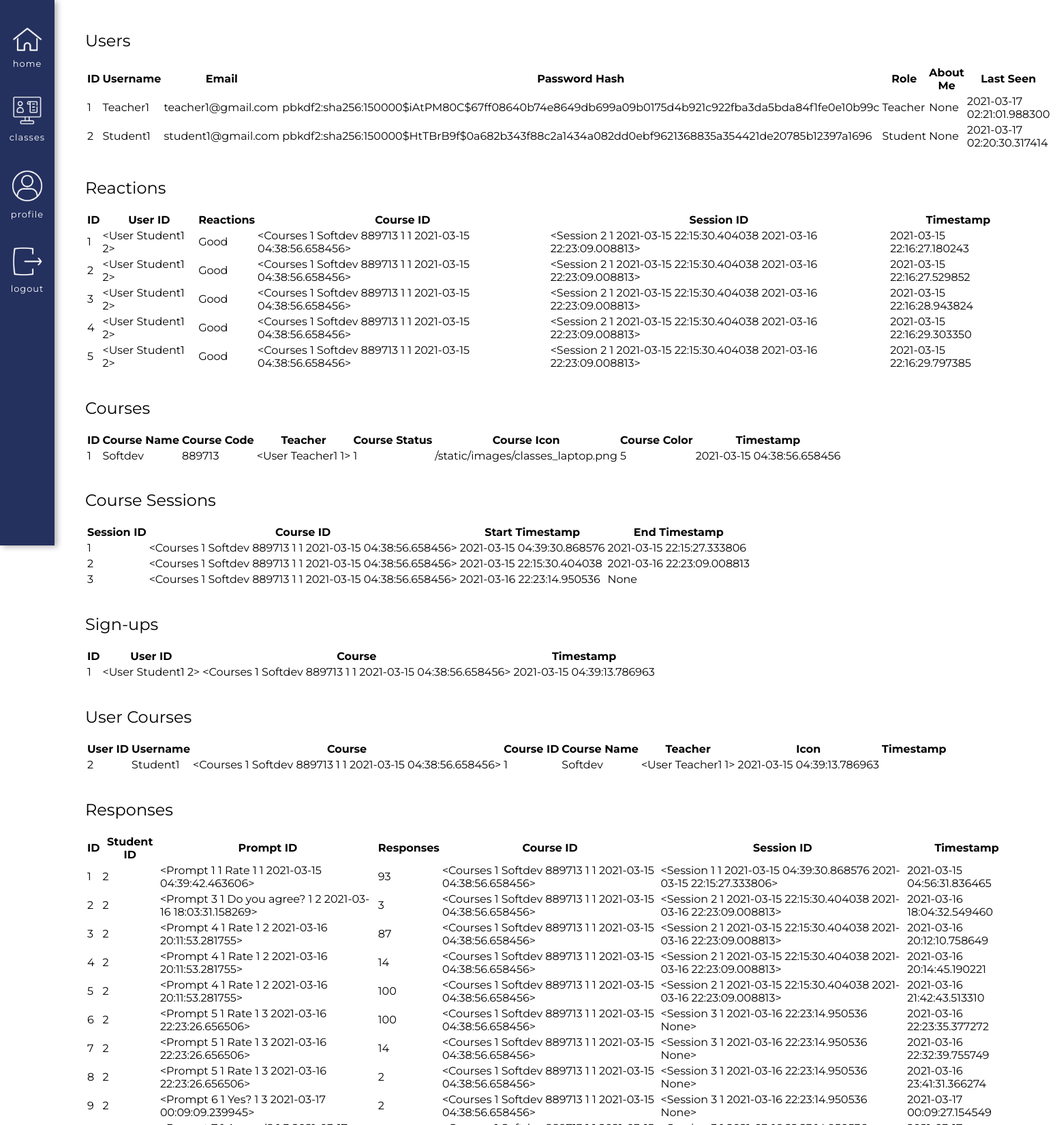
Page /database (signed in, upper part) on the committed database.
### app/models.py (models this page shows, shortened)
class User(UserMixin, db.Model):
    id = db.Column(db.Integer, primary_key=True)
    username = db.Column(db.String(64), index=True, unique=True) # adding columns to the database
    email = db.Column(db.String(120), index=True, unique=True)
    password_hash = db.Column(db.String(128))
    role = db.Column(db.Integer, index=False, unique=False) # 0 is Teacher, 1 is Student
    about_me = db.Column(db.String(140))
    last_seen = db.Column(db.DateTime, default=datetime.utcnow)
    posts = db.relationship('Post', backref='author', lazy='dynamic') # First part is calling it from the Post model, secret field is the backref (author)
    reactions = db.relationship('Reactions', backref='reactor', lazy='dynamic') # This will show all the reactions that this user has made
    teaches = db.relationship('Courses', backref='teacher', lazy='dynamic') # This will show all the courses that the user teaches
    signups = db.relationship('Signups', backref='student', lazy='dynamic') # This will show all of the signups of that user
    responses = db.relationship('Responses', backref='student_responder', lazy='dynamic') # This will show all the responses of that user
    prompts = db.relationship('Prompts', backref='teacher_prompter', lazy='dynamic') # This will show all forms of that teacher
    def __repr__(self):
        return '<User {} {}>'.format(self.username, self.id)

class Reactions(db.Model): # A base class for all models from Flask SQLAlchemy
    id = db.Column(db.Integer, primary_key=True) # every new database should have an ID so it knows how to organize the info passed in
    user_id = db.Column(db.Integer, db.ForeignKey('user.id')) # Taking the user ID from the user model, using the backref of reactor will show you the actual user
    reactions = db.Column(db.Integer, index=False, unique=False) # Creating a new column in the database for emotions. Not unique and not indexable
    reactions_course_id = db.Column(db.Integer, db.ForeignKey('courses.id')) # Using backref of course_actual will show you the actual course
    session_id = db.Column(db.Integer, db.ForeignKey('session.id')) # Using backref actual_session of will show you the actual session, e.g. <Session>
    timestamp = db.Column(db.DateTime, index=True, default=datetime.utcnow) # Timestamp

class Courses(db.Model):
    id = db.Column(db.Integer, primary_key=True) # Always need ID
    course_name = db.Column(db.String(140), index=False, unique=False) # Not indexable or unique bc many people can have the same course
    code = db.Column(db.Integer, index=True, unique=True) # Indexable to link it back to the course name
    timestamp = db.Column(db.DateTime, index=True, default=datetime.utcnow) # Timestamp
    status = db.Column(db.Integer, index=False, unique=False, default=0) # 0 means the class is inactive, 1 is active
    teacher_id = db.Column(db.Integer, db.ForeignKey('user.id'))  # Taking the user ID from the user model, using backref of teacher will show you the actual teacher
    icon = db.Column(db.String(220), index=False, unique=False, default="/static/images/classes_books.png") # Icon option, turtle gif is set as the default
    color = db.Column(db.Integer, index=False, unique=False, default=0) # Adding the option to decide the color of the class
    signups = db.relationship('Signups', backref='course_id', lazy='dynamic') # This will show all the student signups for this course
    reactions = db.relationship('Reactions', backref='course_actual', lazy='dynamic') # This will show all the reactions for this course
    session = db.relationship('Session', backref='session_course_id', lazy='dynamic') # This will show you all the sessions of the course
    forms = db.relationship('Prompts', backref='course_form', lazy='dynamic') # This will show you all of the forms of the course
    responses = db.relationship('Responses', backref='course_response', lazy='dynamic') # This will show you all of the responses of the course
    def __repr__(self):
        return '<Courses {} {} {} {} {} {}>'.format(self.id, self.course_name, self.code, self.teacher_id, self.status, self.timestamp)

class Session(db.Model):
    id = db.Column(db.Integer, primary_key=True)
    course_id = db.Column(db.Integer, db.ForeignKey('courses.id')) # Using the backref of session_course_id will show you the actual course
    timestamp_start = db.Column(db.DateTime, index=True, default=datetime.utcnow) # Timestamp of the class starting
    timestamp_end = db.Column(db.DateTime, index=True) # Timestamp of the class ending
    reactions = db.relationship('Reactions', backref='actual_session', lazy='dynamic') # This will show all the reactions for that session
    forms = db.relationship('Prompts', backref='session_form', lazy='dynamic') # This will show you all of the forms of the session
    responses = db.relationship('Responses', backref='session_response', lazy='dynamic') # This will show you all of the responses of the session
    def __repr__(self):
        return '<Session {} {} {} {}>'.format(self.id, self.course_id, self.timestamp_start, self.timestamp_end)

class Signups(db.Model):
    id = db.Column(db.Integer, primary_key=True) # Always need ID
    user_id = db.Column(db.Integer, db.ForeignKey('user.id')) # Using the backref student will show you the actual student who signed up, inside of the foreign key should be lowercase
    course = db.Column(db.Integer, db.ForeignKey('courses.id')) # Using the backref course_id will show you the actual id of the course
    timestamp = db.Column(db.DateTime, index=True, default=datetime.utcnow) # Timestamp

class Responses(db.Model):
    id = db.Column(db.Integer, primary_key=True) # every new database should have an ID so it knows how to organize the info passed in
    student_id = db.Column(db.Integer, db.ForeignKey('user.id')) # Taking the user ID from the user model, using the backref of student_responder will show you the actual user
    form_prompt_id = db.Column(db.Integer, db.ForeignKey('prompts.id')) # Using the backref of responder will show the actual prompt
    form_responses = db.Column(db.Integer, index=False, unique=False) # Creating a new column in the database for responses. Not unique and not indexable
    form_course_id = db.Column(db.Integer, db.ForeignKey('courses.id')) # Using backref of course_response will show you the actual course
    session_id = db.Column(db.Integer, db.ForeignKey('session.id')) # Using backref actual_session of will show you the actual session, e.g. <Session>
    timestamp = db.Column(db.DateTime, index=True, default=datetime.utcnow) # Timestamp
    def __repr__(self):
        return '<Response {} {} {} {} {} {} {}>'.format(self.id, self.student_id, self.form_prompt_id, self.form_responses, self.form_course_id, self.session_id, self.timestamp)

class Prompts(db.Model):
    id = db.Column(db.Integer, primary_key=True) # every new database should have an ID so it knows how to organize the info passed in
    teacher_id = db.Column(db.Integer, db.ForeignKey('user.id')) # Taking the user ID from the user model, using the backref of teacher_prompter will show you the actual user
    form_question = db.Column(db.String(140))
    form_options = db.Column(db.Integer, default=0)
    responses = db.relationship('Responses', backref='responder', lazy='dynamic') # This will show all responses to this form
    form_course_id = db.Column(db.Integer, db.ForeignKey('courses.id')) # Using backref of course_form will show you the actual course
    session_id = db.Column(db.Integer, db.ForeignKey('session.id')) # Using backref actual_session of will show you the actual session, e.g. <Session>
    timestamp = db.Column(db.DateTime, index=True, default=datetime.utcnow) # Timestamp
    def __repr__(self):
        return '<Prompt {} {} {} {} {} {}>'.format(self.id, self.teacher_id, self.form_question, self.form_course_id, self.session_id, self.timestamp)

### app/routes.py (the view)
@app.route('/database')
def database():
    user_all = User.query.all() # All the users are stored in this variable, to be used in the HTML
    reactions_all = Reactions.query.all()
    courses_all = Courses.query.all()
    signups_all = Signups.query.all()
    session_all = Session.query.all()
    prompts_all = Prompts.query.all()
    responses_all = Responses.query.all()
    user_signups = User.query.join(Signups, (Signups.user_id == User.id)).join(Courses, (Courses.id == Signups.course))
    return render_template('database.html',
                            user_all=user_all,
                            reactions_all=reactions_all,
                            courses_all=courses_all,
                            session_all=session_all,
                            signups_all=signups_all,
                            user_signups=user_signups,
                            title='Database',
                            responses_all=responses_all,
                            prompts_all=prompts_all) # Have to pass in your variables above in here

### app/models.py (called while the page is built)
@login.user_loader
def load_user(id):
        return User.query.get(int(id))

### app/routes.py (called while the page is built)
@app.before_request # This function will be executed right before the view function
def before_request():
    if current_user.is_authenticated: # Checks whether the current user is logged in
        current_user.last_seen = datetime.utcnow() # Sets the last seen to the date using the UTC time zone
        db.session.commit() # Don't need to do db.session.add() because the user is already in the database (using a current_user)

### app/templates/database.html (shortened to what this page needs)
{% extends "base.html" %}
{% block content %}
    <h2>Users</h2>
    <table>
    <tr>
        <th>ID</th>
        <th>Username</th>
        <th>Email</th>
        <th>Password Hash</th>
        <th>Role</th>
        <th>About Me</th>
        <th>Last Seen</th>
    </tr>
    {% for user in user_all %}
        <tr>
            <td>{{ user.id }}</td>
            <td>{{ user.username }}</td>
            <td>{{ user.email }}</td>
            <td>{{ user.password_hash }}</td>
            {% if user.role == 0 %}
                <td>Teacher</td>
            {% else %}
                <td>Student</td>
            {% endif %}
            <td>{{ user.about_me }}</td>
            <td>{{ user.last_seen }}</td>
        </tr>
    {% endfor %}
    </table>
    <br>
    <h2>Reactions</h2>
    <table>
    <tr>
        <th>ID</th>
        <th>User ID</th>
        <th>Reactions</th>
        <th>Course ID</th>
        <th>Session ID</th>
        <th>Timestamp</th>
    </tr>
    {% for r in reactions_all %}
        <tr>
            <td>{{ r.id }}</td>
            <td>{{ r.reactor }}</td>
            {% if r.reactions == 0 %}
                <td>Good</td>
            {% elif r.reactions == 1 %}
                <td>Okay</td>
            {% elif r.reactions == 2 %}
                <td>Bad</td>
            {% elif r.reactions == 7 %}
                <td>Slower</td>
            {% elif r.reactions == 6 %}
                <td>Faster</td>
            {% endif %}
            <td>{{ r.course_actual }}</td>
            <td>{{ r.actual_session }}</td>
            <td>{{ r.timestamp }}</td>
        </tr>
    {% endfor %}
    </table>
    <br>
    <h2>Courses</h2>
    <table>
    <tr>
        <th>ID</th>
        <th>Course Name</th>
        <th>Course Code</th>
        <th>Teacher</th>
        <th>Course Status</th>
        <th>Course Icon</th>
        <th>Course Color</th>
        <th>Timestamp</th>
    </tr>
    {% for c in courses_all %}
        <tr>
            <td>{{ c.id }}</td>
            <td>{{ c.course_name }}</td>
            <td>{{ c.code }}</td>
            <td>{{ c.teacher }}</td>
            <td>{{ c.status }}</td>
            <td>{{ c.icon }}</td>
            <td>{{ c.color }}</td>
            <td>{{ c.timestamp }}</td>
        </tr>
    {% endfor %}
    </table>
    <br>
    <h2>Course Sessions</h2>
    <table>
    <tr>
        <th>Session ID </th>
        <th>Course ID</th>
        <th>Start Timestamp</th>
        <th>End Timestamp</th>
    </tr>
    {% for s in session_all %}
        <tr>
            <td>{{ s.id }}</td>
            <td>{{ s.session_course_id }}</td>
            <td>{{ s.timestamp_start }}</td>
            <td>{{ s.timestamp_end }}</td>
        </tr>
    {% endfor %}
    </table>
    <br>
    <h2>Sign-ups</h2>
    <table>
    <tr>
        <th>ID</th>
        <th>User ID</th>
        <th>Course</th>
        <th>Timestamp</th>
    </tr>
    {% for s in signups_all %}
        <tr>
            <td>{{ s.id }}</td>
            <td>{{ s.student }}</td>
            <td>{{ s.course_id }}</td>
            <td>{{ s.timestamp }}</td>
        </tr>
    {% endfor %}
    </table>
    <br>
    <h2>User Courses</h2>
    <table>
    <tr>
        <th>User ID </th>
        <th>Username</th>
        <th>Course </th>
        <th>Course ID</th>
        <th>Course Name</th>
        <th>Teacher</th>
        <th>Icon</th>
        <th>Timestamp</th>
    </tr>
    {% for u in user_signups %}
        {% for i in u.signups %}
            <tr>
                <td>{{ u.id }}</td>
                <td>{{ u.username }}</td>
                <td>{{ i.course_id }}</td>
                <td>{{ i.course_id.id }}</td>
                <td>{{ i.course_id.course_name }}</td>
                <td>{{ i.course_id.teacher }}</td>
                <td>{{ i.timestamp }}</td>
            </tr>
        {% endfor %}
    {% endfor %}
    </table>
    <br>
    <h2>Responses</h2>
    <table>
    <tr>
        <th>ID</th>
        <th>Student ID</th>
        <th>Prompt ID</th>
        <th>Responses</th>
        <th>Course ID</th>
        <th>Session ID</th>
        <th>Timestamp</th>
    </tr>
    {% for r in responses_all %}
        <tr>
            <td>{{ r.id }}</td>
            <td>{{ r.student_id }}</td>
            <td>{{ r.responder }}</td>
            <td>{{ r.form_responses }}</td>
            <td>{{ r.course_response }}</td>
            <td>{{ r.session_response }}</td>
            <td>{{ r.timestamp }}</td>
        </tr>
    {% endfor %}
    </table>
    <br>
    <br>
{% endblock %}

### app/static/css/base.css (style rules this page uses)
body { margin: 0 !important; font-family: "Montserrat", sans-serif; }
h2, h3 { font-weight: 400; }

### rows in the picture
User: id "1", username "Teacher1", email "teacher1@gmail.com", password_hash "pbkdf2:sha256:150000$iAtPM80C$67ff08640b74e8649db699a09b0175d4b921c922fba3da5bda84f1fe0e10b99c", role "Teacher", about_me "None", last_seen "2021-03-17 02:21:01.988300"
User: id "2", username "Student1", email "student1@gmail.com", password_hash "pbkdf2:sha256:150000$HtTBrB9f$0a682b343f88c2a1434a082dd0ebf9621368835a354421de20785b12397a1696", role "Student", about_me "None", last_seen "2021-03-17 02:20:30.317414"
Reactions: id "1", reactor "<User Student1 2>", reactions "Good", course_actual "<Courses 1 Softdev 889713 1 1 2021-03-15 04:38:56.658456>", actual_session "<Session 2 1 2021-03-15 22:15:30.404038 2021-03-16 22:23:09.008813>", timestamp "2021-03-15 22:16:27.180243"
Reactions: id "2", reactor "<User Student1 2>", reactions "Good", course_actual "<Courses 1 Softdev 889713 1 1 2021-03-15 04:38:56.658456>", actual_session "<Session 2 1 2021-03-15 22:15:30.404038 2021-03-16 22:23:09.008813>", timestamp "2021-03-15 22:16:27.529852"
Reactions: id "3", reactor "<User Student1 2>", reactions "Good", course_actual "<Courses 1 Softdev 889713 1 1 2021-03-15 04:38:56.658456>", actual_session "<Session 2 1 2021-03-15 22:15:30.404038 2021-03-16 22:23:09.008813>", timestamp "2021-03-15 22:16:28.943824"
Reactions: id "4", reactor "<User Student1 2>", reactions "Good", course_actual "<Courses 1 Softdev 889713 1 1 2021-03-15 04:38:56.658456>", actual_session "<Session 2 1 2021-03-15 22:15:30.404038 2021-03-16 22:23:09.008813>", timestamp "2021-03-15 22:16:29.303350"
Reactions: id "5", reactor "<User Student1 2>", reactions "Good", course_actual "<Courses 1 Softdev 889713 1 1 2021-03-15 04:38:56.658456>", actual_session "<Session 2 1 2021-03-15 22:15:30.404038 2021-03-16 22:23:09.008813>", timestamp "2021-03-15 22:16:29.797385"
Courses: id "1", course_name "Softdev", code "889713", teacher "<User Teacher1 1>", status "1", icon "/static/images/classes_laptop.png", color "5", timestamp "2021-03-15 04:38:56.658456"
Signups: id "1", student "<User Student1 2>", course_id "<Courses 1 Softdev 889713 1 1 2021-03-15 04:38:56.658456>", timestamp "2021-03-15 04:39:13.786963", course_id.id "1", course_id.course_name "Softdev", course_id.teacher "<User Teacher1 1>"
Responses: id "1", student_id "2", responder "<Prompt 1 1 Rate 1 1 2021-03-15 04:39:42.463606>", form_responses "93", course_response "<Courses 1 Softdev 889713 1 1 2021-03-15 04:38:56.658456>", session_response "<Session 1 1 2021-03-15 04:39:30.868576 2021-03-15 22:15:27.333806>", timestamp "2021-03-15 04:56:31.836465"
Responses: id "2", student_id "2", responder "<Prompt 3 1 Do you agree? 1 2 2021-03-16 18:03:31.158269>", form_responses "3", course_response "<Courses 1 Softdev 889713 1 1 2021-03-15 04:38:56.658456>", session_response "<Session 2 1 2021-03-15 22:15:30.404038 2021-03-16 22:23:09.008813>", timestamp "2021-03-16 18:04:32.549460"
Responses: id "3", student_id "2", responder "<Prompt 4 1 Rate 1 2 2021-03-16 20:11:53.281755>", form_responses "87", course_response "<Courses 1 Softdev 889713 1 1 2021-03-15 04:38:56.658456>", session_response "<Session 2 1 2021-03-15 22:15:30.404038 2021-03-16 22:23:09.008813>", timestamp "2021-03-16 20:12:10.758649"
Responses: id "4", student_id "2", responder "<Prompt 4 1 Rate 1 2 2021-03-16 20:11:53.281755>", form_responses "14", course_response "<Courses 1 Softdev 889713 1 1 2021-03-15 04:38:56.658456>", session_response "<Session 2 1 2021-03-15 22:15:30.404038 2021-03-16 22:23:09.008813>", timestamp "2021-03-16 20:14:45.190221"
Responses: id "5", student_id "2", responder "<Prompt 4 1 Rate 1 2 2021-03-16 20:11:53.281755>", form_responses "100", course_response "<Courses 1 Softdev 889713 1 1 2021-03-15 04:38:56.658456>", session_response "<Session 2 1 2021-03-15 22:15:30.404038 2021-03-16 22:23:09.008813>", timestamp "2021-03-16 21:42:43.513310"
Responses: id "6", student_id "2", responder "<Prompt 5 1 Rate 1 3 2021-03-16 22:23:26.656506>", form_responses "100", course_response "<Courses 1 Softdev 889713 1 1 2021-03-15 04:38:56.658456>", session_response "<Session 3 1 2021-03-16 22:23:14.950536 None>", timestamp "2021-03-16 22:23:35.377272"
Responses: id "7", student_id "2", responder "<Prompt 5 1 Rate 1 3 2021-03-16 22:23:26.656506>", form_responses "14", course_response "<Courses 1 Softdev 889713 1 1 2021-03-15 04:38:56.658456>", session_response "<Session 3 1 2021-03-16 22:23:14.950536 None>", timestamp "2021-03-16 22:32:39.755749"
Responses: id "8", student_id "2", responder "<Prompt 5 1 Rate 1 3 2021-03-16 22:23:26.656506>", form_responses "2", course_response "<Courses 1 Softdev 889713 1 1 2021-03-15 04:38:56.658456>", session_response "<Session 3 1 2021-03-16 22:23:14.950536 None>", timestamp "2021-03-16 23:41:31.366274"
Responses: id "9", student_id "2", responder "<Prompt 6 1 Yes? 1 3 2021-03-17 00:09:09.239945>", form_responses "2", course_response "<Courses 1 Softdev 889713 1 1 2021-03-15 04:38:56.658456>", session_response "<Session 3 1 2021-03-16 22:23:14.950536 None>", timestamp "2021-03-17 00:09:27.154549"

### other values in the picture
{{ s.id }} "1"
{{ s.session_course_id }} "<Courses 1 Softdev 889713 1 1 2021-03-15 04:38:56.658456>"
{{ s.timestamp_start }} "2021-03-15 04:39:30.868576"
{{ s.timestamp_end }} "2021-03-15 22:15:27.333806"
{{ s.id }} "2"
{{ s.timestamp_start }} "2021-03-15 22:15:30.404038"
{{ s.timestamp_end }} "2021-03-16 22:23:09.008813"
{{ s.id }} "3"
{{ s.timestamp_start }} "2021-03-16 22:23:14.950536"
{{ s.timestamp_end }} "None"
